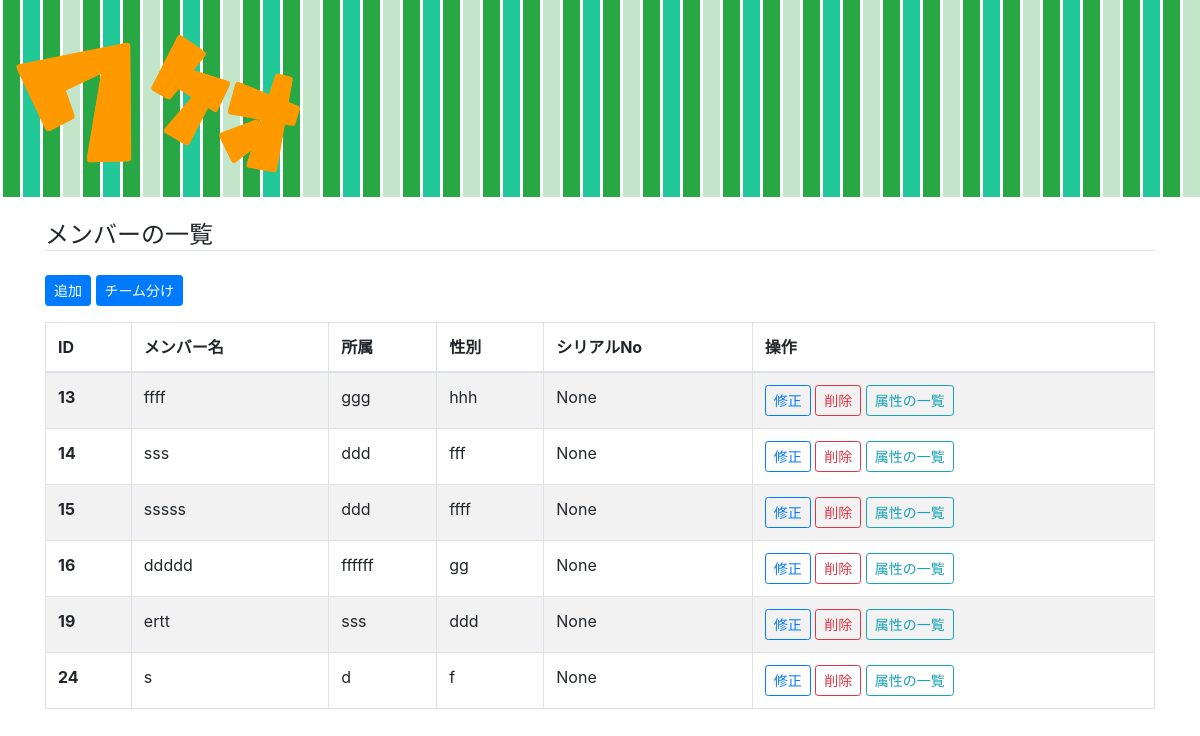
The app's page /cms/member/?S=None, older data.
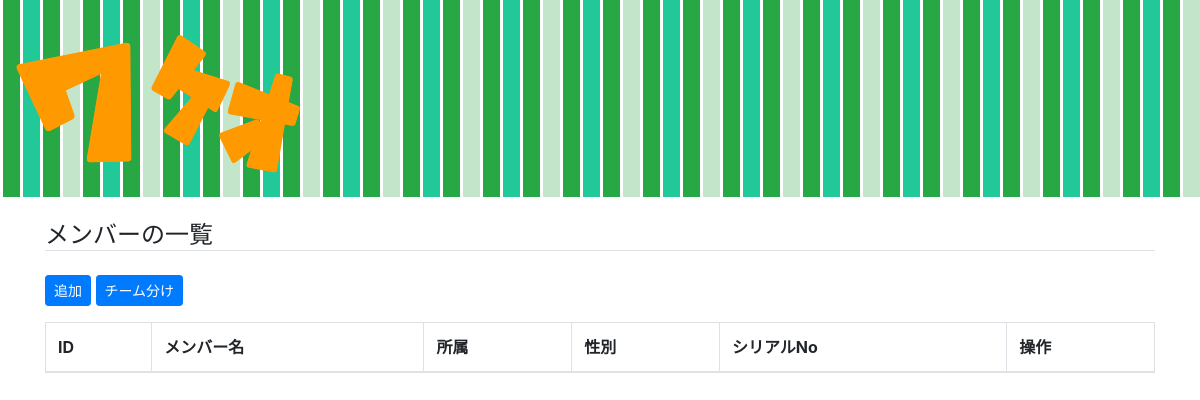
The same page, newer data.
### cms/models.py (models this page shows, shortened)
class Member(models.Model):
    name = models.CharField('メンバー名', max_length=255)
    div = models.CharField('所属', max_length=255, blank=True)
    sex = models.CharField('性別', max_length=255, blank=True)
    team = models.IntegerField('チーム', blank=True, default=0)
    serialcd = models.CharField('シリアルコード', max_length=255, blank=True)

### cms/views.py (the view)
# urls.py: path('member/', views.member_list, name='member_list'),
def member_list(request):
    serialCd = request.GET.get("S")
    members = Member.objects.filter(serialcd = serialCd).order_by('id')
    return render(request, 'cms/member_list.html',
                  dict(members=members, S=serialCd))

### cms/templates/cms/member_list.html (shortened to what this page needs)
{% extends "cms/base.html" %}
{% block content %}
    <h4 class="mt-4 border-bottom">メンバーの一覧</h4>
    <a href="{% url 'cms:member_add' %}?S={{ S }}" class="btn btn-primary btn-sm my-3">追加</a>
    <a href="{% url 'cms:team_member_list' %}?S={{ S }}" class="btn btn-primary btn-sm my-3">チーム分け</a>
    <table class="table table-striped table-bordered">
        <thead>
            <tr>
                <th scope="col">ID</th>
                <th scope="col">メンバー名</th>
                <th scope="col">所属</th>
                <th scope="col">性別</th>
                <th scope="col">シリアルNo</th>
                <th scope="col">操作</th>
            </tr>
        </thead>
        <tbody>
            {% for member in members %}
            <tr>
                <th scope="row">{{ member.id }}</th>
                <td>{{ member.name }}</td>
                <td>{{ member.div }}</td>
                <td>{{ member.sex }}</td>
                <td>{{ member.serialcd }}</td>
                <td>
                    <a href="{% url 'cms:member_mod' member_id=member.id %}?S={{ S }}" class="btn btn-outline-primary btn-sm">修正</a>
                    <a href="{% url 'cms:member_del' member_id=member.id %}?S={{ S }}" class="btn btn-outline-danger btn-sm">削除</a>
                    <a href="{% url 'cms:attribute_list' member_id=member.id %}?S={{ S }}" class="btn btn-outline-info btn-sm">属性の一覧</a>
                </td>
            </tr>
            {% endfor %}
        </tbody>
    </table>
{% endblock content %}

Row changes from the older to the newer data that the page shows:
removed Member: id "13", name "ffff", div "ggg", sex "hhh", serialcd "None"
removed Member: id "14", name "sss", div "ddd", sex "fff", serialcd "None"
removed Member: id "15", name "sssss", div "ddd", sex "ffff", serialcd "None"
removed Member: id "16", name "ddddd", div "ffffff", sex "gg", serialcd "None"
removed Member: id "19", name "ertt", div "sss", sex "ddd", serialcd "None"
removed Member: id "24", name "s", div "d", sex "f", serialcd "None"
